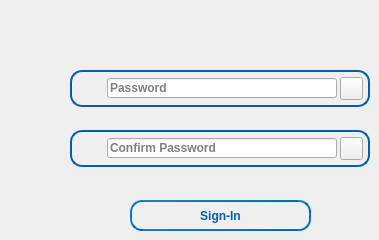
              <widget class="QWidget" name="page_5">
               <widget class="QFrame" name="frame_4">
                <property name="geometry">
                 <rect>
                  <x>70</x>
                  <y>70</y>
                  <width>300</width>
                  <height>37</height>
                 </rect>
                </property>
                <property name="minimumSize">
                 <size>
                  <width>300</width>
                  <height>37</height>
                 </size>
                </property>
                <property name="maximumSize">
                 <size>
                  <width>300</width>
                  <height>37</height>
                 </size>
                </property>
                <property name="styleSheet">
                 <string notr="true">QFrame#frame_4{
border: 2px solid rgb(5, 92, 175);
border-radius: 12%}
</string>
                </property>
                <property name="frameShape">
                 <enum>QFrame::Box</enum>
                </property>
                <property name="frameShadow">
                 <enum>QFrame::Plain</enum>
                </property>
                <property name="lineWidth">
                 <number>2</number>
                </property>
                <widget class="QLabel" name="label_8">
                 <property name="geometry">
                  <rect>
                   <x>12</x>
                   <y>8</y>
                   <width>20</width>
                   <height>20</height>
                  </rect>
                 </property>
                 <property name="minimumSize">
                  <size>
                   <width>20</width>
                   <height>20</height>
                  </size>
                 </property>
                 <property name="maximumSize">
                  <size>
                   <width>20</width>
                   <height>20</height>
                  </size>
                 </property>
                 <property name="styleSheet">
                  <string notr="true">image: url(:/icons/assets/key.svg);</string>
                 </property>
                 <property name="text">
                  <string/>
                 </property>
                </widget>
                <widget class="QLineEdit" name="pascreate">
                 <property name="geometry">
                  <rect>
                   <x>37</x>
                   <y>8</y>
                   <width>230</width>
                   <height>20</height>
                  </rect>
                 </property>
                 <property name="sizePolicy">
                  <sizepolicy hsizetype="Expanding" vsizetype="Maximum">
                   <horstretch>0</horstretch>
                   <verstretch>0</verstretch>
                  </sizepolicy>
                 </property>
                 <property name="minimumSize">
                  <size>
                   <width>230</width>
                   <height>20</height>
                  </size>
                 </property>
                 <property name="maximumSize">
                  <size>
                   <width>230</width>
                   <height>20</height>
                  </size>
                 </property>
                 <property name="focusPolicy">
                  <enum>Qt::StrongFocus</enum>
                 </property>
                 <property name="styleSheet">
                  <string notr="true">font: 75 12pt &quot;Segoe UI&quot;;
font-weight:550;</string>
                 </property>
                 <property name="echoMode">
                  <enum>QLineEdit::Password</enum>
                 </property>
                 <property name="placeholderText">
                  <string>Password</string>
                 </property>
                </widget>
                <widget class="QPushButton" name="showhide2">
                 <property name="geometry">
                  <rect>
                   <x>270</x>
                   <y>7</y>
                   <width>23</width>
                   <height>23</height>
                  </rect>
                 </property>
                 <property name="styleSheet">
                  <string notr="true">QPushButton#showhide2{
	
	image: url(:/icons/assets/show_key.svg);
}
QPushButton#showhide2::checked{
	
	image: url(:/icons/assets/hide_key.svg);
}</string>
                 </property>
                 <property name="text">
                  <string/>
                 </property>
                 <property name="checkable">
                  <bool>true</bool>
                 </property>
                </widget>
               </widget>
               <widget class="QPushButton" name="signinbtn_2">
                <property name="geometry">
                 <rect>
                  <x>130</x>
                  <y>200</y>
                  <width>181</width>
                  <height>31</height>
                 </rect>
                </property>
                <property name="minimumSize">
                 <size>
                  <width>181</width>
                  <height>31</height>
                 </size>
                </property>
                <property name="maximumSize">
                 <size>
                  <width>181</width>
                  <height>31</height>
                 </size>
                </property>
                <property name="cursor">
                 <cursorShape>PointingHandCursor</cursorShape>
                </property>
                <property name="styleSheet">
                 <string notr="true">QPushButton#signinbtn_2{
		border: 2px solid qlineargradient(spread:pad, x1:1, y1:1, x2:0, y2:0, stop:0 rgba(5, 90, 174, 255), stop:1 rgba(3, 147, 212, 255));
    border-radius: 12%;
	font: 75 12pt &quot;Segoe UI&quot;;
	font-weight: 550;
	color: rgb(5, 92, 175);
}
QPushButton#signinbtn_2::hover{
	
	background-color: qlineargradient(spread:pad, x1:1, y1:1, x2:0, y2:0, stop:0 rgba(5, 90, 174, 255), stop:1 rgba(3, 147, 212, 255));
	color: rgb(255, 255, 255);
}</string>
                </property>
                <property name="text">
                 <string>Sign-In</string>
                </property>
               </widget>
               <widget class="QFrame" name="frame_5">
                <property name="geometry">
                 <rect>
                  <x>70</x>
                  <y>130</y>
                  <width>300</width>
                  <height>37</height>
                 </rect>
                </property>
                <property name="minimumSize">
                 <size>
                  <width>300</width>
                  <height>37</height>
                 </size>
                </property>
                <property name="maximumSize">
                 <size>
                  <width>300</width>
                  <height>37</height>
                 </size>
                </property>
                <property name="styleSheet">
                 <string notr="true">QFrame#frame_5{
border: 2px solid rgb(5, 92, 175);
border-radius: 12%}
</string>
                </property>
                <property name="frameShape">
                 <enum>QFrame::Box</enum>
                </property>
                <property name="frameShadow">
                 <enum>QFrame::Plain</enum>
                </property>
                <property name="lineWidth">
                 <number>2</number>
                </property>
                <widget class="QLabel" name="label_11">
                 <property name="geometry">
                  <rect>
                   <x>12</x>
                   <y>8</y>
                   <width>20</width>
                   <height>20</height>
                  </rect>
                 </property>
                 <property name="minimumSize">
                  <size>
                   <width>20</width>
                   <height>20</height>
                  </size>
                 </property>
                 <property name="maximumSize">
                  <size>
                   <width>20</width>
                   <height>20</height>
                  </size>
                 </property>
                 <property name="styleSheet">
                  <string notr="true">image: url(:/icons/assets/key.svg);</string>
                 </property>
                 <property name="text">
                  <string/>
                 </property>
                </widget>
                <widget class="QLineEdit" name="conpascreate">
                 <property name="geometry">
                  <rect>
                   <x>37</x>
                   <y>8</y>
                   <width>230</width>
                   <height>20</height>
                  </rect>
                 </property>
                 <property name="sizePolicy">
                  <sizepolicy hsizetype="Expanding" vsizetype="Maximum">
                   <horstretch>0</horstretch>
                   <verstretch>0</verstretch>
                  </sizepolicy>
                 </property>
                 <property name="minimumSize">
                  <size>
                   <width>230</width>
                   <height>20</height>
                  </size>
                 </property>
                 <property name="maximumSize">
                  <size>
                   <width>230</width>
                   <height>20</height>
                  </size>
                 </property>
                 <property name="focusPolicy">
                  <enum>Qt::StrongFocus</enum>
                 </property>
                 <property name="styleSheet">
                  <string notr="true">font: 75 12pt &quot;Segoe UI&quot;;
font-weight:550;</string>
                 </property>
                 <property name="echoMode">
                  <enum>QLineEdit::Password</enum>
                 </property>
                 <property name="placeholderText">
                  <string>Confirm Password</string>
                 </property>
                </widget>
                <widget class="QPushButton" name="showhide3">
                 <property name="geometry">
                  <rect>
                   <x>270</x>
                   <y>7</y>
                   <width>23</width>
                   <height>23</height>
                  </rect>
                 </property>
                 <property name="styleSheet">
                  <string notr="true">QPushButton#showhide3{
	
	image: url(:/icons/assets/show_key.svg);
}
QPushButton#showhide3::checked{
	
	image: url(:/icons/assets/hide_key.svg);
}</string>
                 </property>
                 <property name="text">
                  <string/>
                 </property>
                 <property name="checkable">
                  <bool>true</bool>
                 </property>
                </widget>
               </widget>
              </widget>
